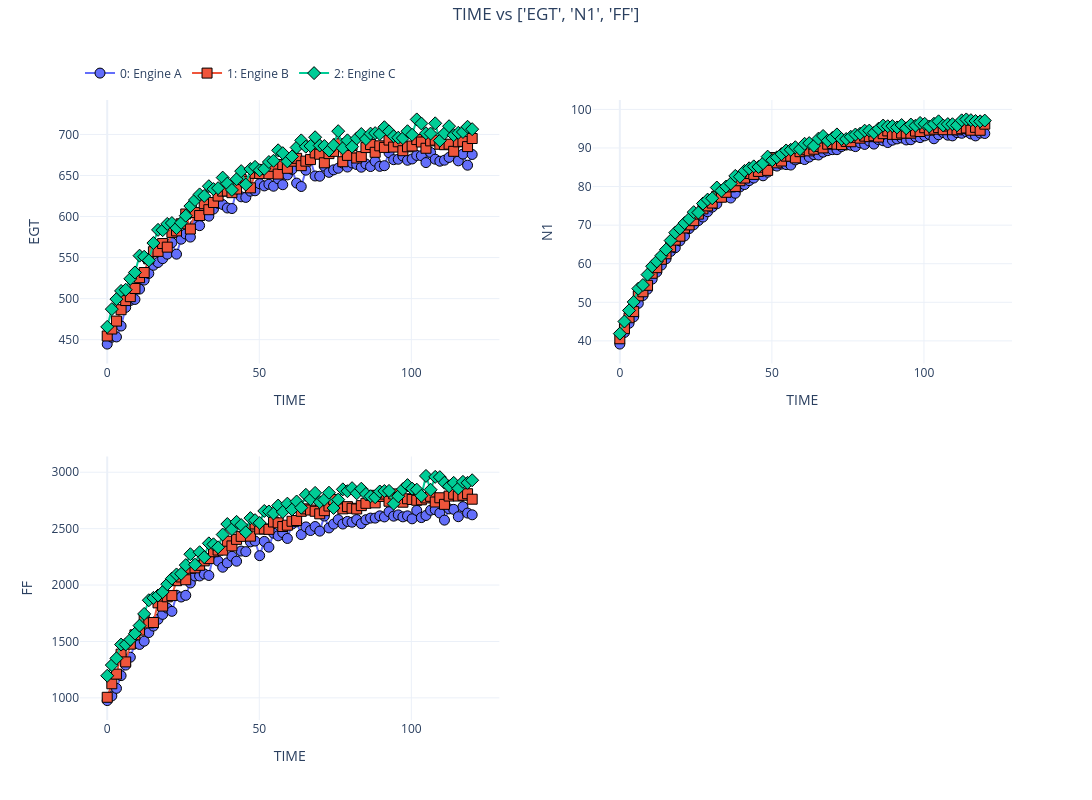

Notebook code for this chart:
### Markdown cell above
<a id="4.3"></a>
## 4.3 Multiple y-variables & the subplot grid

Pass a **list** for `y` and (with the default `by='vars'`) you get one subplot per
variable. The grid is chosen automatically, but you can pin it with `ncols` /
`nrows`.

### Code cell
nb.linestyle('all', '-')
nb.plot('TIME', ['EGT', 'N1', 'FF']).show()
